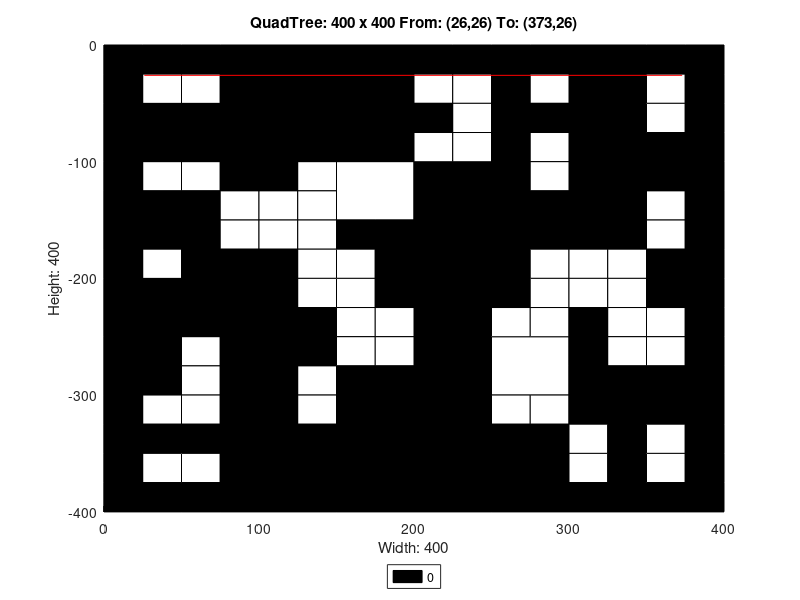

Here is the MATLAB script that generated this plot:
axis([0 400 -400 0]);
title('QuadTree: 400 x 400 From: (26,26) To: (373,26)');
xlabel('Width: 400');
ylabel('Height: 400');
rectangle('Position',[100 -100 100 100], 'FaceColor',[0 0 0]);
rectangle('Position',[0 -100 50 50], 'FaceColor',[0 0 0]);
rectangle('Position',[50 -100 50 50], 'FaceColor',[0 0 0]);
rectangle('Position',[150 -150 50 50], 'FaceColor',[1 1 1]);
rectangle('Position',[300 -50 50 50], 'FaceColor',[0 0 0]);
rectangle('Position',[300 -100 50 50], 'FaceColor',[0 0 0]);
rectangle('Position',[200 -150 50 50], 'FaceColor',[0 0 0]);
rectangle('Position',[200 -200 50 50], 'FaceColor',[0 0 0]);
rectangle('Position',[300 -150 50 50], 'FaceColor',[0 0 0]);
rectangle('Position',[0 -250 50 50], 'FaceColor',[0 0 0]);
rectangle('Position',[50 -250 50 50], 'FaceColor',[0 0 0]);
rectangle('Position',[0 -300 50 50], 'FaceColor',[0 0 0]);
rectangle('Position',[150 -350 50 50], 'FaceColor',[0 0 0]);
rectangle('Position',[100 -400 50 50], 'FaceColor',[0 0 0]);
rectangle('Position',[150 -400 50 50], 'FaceColor',[0 0 0]);
rectangle('Position',[200 -250 50 50], 'FaceColor',[0 0 0]);
rectangle('Position',[200 -300 50 50], 'FaceColor',[0 0 0]);
rectangle('Position',[250 -300 50 50], 'FaceColor',[1 1 1]);
rectangle('Position',[200 -350 50 50], 'FaceColor',[0 0 0]);
rectangle('Position',[200 -400 50 50], 'FaceColor',[0 0 0]);
rectangle('Position',[250 -400 50 50], 'FaceColor',[0 0 0]);
rectangle('Position',[0 -25 25 25], 'FaceColor',[0 0 0]);
rectangle('Position',[25 -25 25 25], 'FaceColor',[0 0 0]);
rectangle('Position',[0 -50 25 25], 'FaceColor',[0 0 0]);
rectangle('Position',[25 -50 25 25], 'FaceColor',[1 1 1]);
rectangle('Position',[50 -25 25 25], 'FaceColor',[0 0 0]);
rectangle('Position',[75 -25 25 25], 'FaceColor',[0 0 0]);
rectangle('Position',[50 -50 25 25], 'FaceColor',[1 1 1]);
rectangle('Position',[75 -50 25 25], 'FaceColor',[0 0 0]);
rectangle('Position',[0 -125 25 25], 'FaceColor',[0 0 0]);
rectangle('Position',[25 -125 25 25], 'FaceColor',[1 1 1]);
rectangle('Position',[0 -150 25 25], 'FaceColor',[0 0 0]);
rectangle('Position',[25 -150 25 25], 'FaceColor',[0 0 0]);
rectangle('Position',[50 -125 25 25], 'FaceColor',[1 1 1]);
rectangle('Position',[75 -125 25 25], 'FaceColor',[0 0 0]);
rectangle('Position',[50 -150 25 25], 'FaceColor',[0 0 0]);
rectangle('Position',[75 -150 25 25], 'FaceColor',[1 1 1]);
rectangle('Position',[0 -175 25 25], 'FaceColor',[0 0 0]);
rectangle('Position',[25 -175 25 25], 'FaceColor',[0 0 0]);
rectangle('Position',[0 -200 25 25], 'FaceColor',[0 0 0]);
rectangle('Position',[25 -200 25 25], 'FaceColor',[1 1 1]);
rectangle('Position',[50 -175 25 25], 'FaceColor',[0 0 0]);
rectangle('Position',[75 -175 25 25], 'FaceColor',[1 1 1]);
rectangle('Position',[50 -200 25 25], 'FaceColor',[0 0 0]);
rectangle('Position',[75 -200 25 25], 'FaceColor',[0 0 0]);
rectangle('Position',[100 -125 25 25], 'FaceColor',[0 0 0]);
rectangle('Position',[125 -125 25 25], 'FaceColor',[1 1 1]);
rectangle('Position',[100 -150 25 25], 'FaceColor',[1 1 1]);
rectangle('Position',[125 -150 25 25], 'FaceColor',[1 1 1]);
rectangle('Position',[100 -175 25 25], 'FaceColor',[1 1 1]);
rectangle('Position',[125 -175 25 25], 'FaceColor',[1 1 1]);
rectangle('Position',[100 -200 25 25], 'FaceColor',[0 0 0]);
rectangle('Position',[125 -200 25 25], 'FaceColor',[1 1 1]);
rectangle('Position',[150 -175 25 25], 'FaceColor',[0 0 0]);
rectangle('Position',[175 -175 25 25], 'FaceColor',[0 0 0]);
rectangle('Position',[150 -200 25 25], 'FaceColor',[1 1 1]);
rectangle('Position',[175 -200 25 25], 'FaceColor',[0 0 0]);
rectangle('Position',[200 -25 25 25], 'FaceColor',[0 0 0]);
rectangle('Position',[225 -25 25 25], 'FaceColor',[0 0 0]);
rectangle('Position',[200 -50 25 25], 'FaceColor',[1 1 1]);
rectangle('Position',[225 -50 25 25], 'FaceColor',[1 1 1]);
rectangle('Position',[250 -25 25 25], 'FaceColor',[0 0 0]);
rectangle('Position',[275 -25 25 25], 'FaceColor',[0 0 0]);
rectangle('Position',[250 -50 25 25], 'FaceColor',[0 0 0]);
rectangle('Position',[275 -50 25 25], 'FaceColor',[1 1 1]);
rectangle('Position',[200 -75 25 25], 'FaceColor',[0 0 0]);
rectangle('Position',[225 -75 25 25], 'FaceColor',[1 1 1]);
rectangle('Position',[200 -100 25 25], 'FaceColor',[1 1 1]);
rectangle('Position',[225 -100 25 25], 'FaceColor',[1 1 1]);
rectangle('Position',[250 -75 25 25], 'FaceColor',[0 0 0]);
rectangle('Position',[275 -75 25 25], 'FaceColor',[0 0 0]);
rectangle('Position',[250 -100 25 25], 'FaceColor',[0 0 0]);
rectangle('Position',[275 -100 25 25], 'FaceColor',[1 1 1]);
rectangle('Position',[350 -25 25 25], 'FaceColor',[0 0 0]);
rectangle('Position',[375 -25 25 25], 'FaceColor',[0 0 0]);
rectangle('Position',[350 -50 25 25], 'FaceColor',[1 1 1]);
rectangle('Position',[375 -50 25 25], 'FaceColor',[0 0 0]);
rectangle('Position',[350 -75 25 25], 'FaceColor',[1 1 1]);
rectangle('Position',[375 -75 25 25], 'FaceColor',[0 0 0]);
rectangle('Position',[350 -100 25 25], 'FaceColor',[0 0 0]);
rectangle('Position',[375 -100 25 25], 'FaceColor',[0 0 0]);
rectangle('Position',[250 -125 25 25], 'FaceColor',[0 0 0]);
rectangle('Position',[275 -125 25 25], 'FaceColor',[1 1 1]);
rectangle('Position',[250 -150 25 25], 'FaceColor',[0 0 0]);
rectangle('Position',[275 -150 25 25], 'FaceColor',[0 0 0]);
rectangle('Position',[250 -175 25 25], 'FaceColor',[0 0 0]);
rectangle('Position',[275 -175 25 25], 'FaceColor',[0 0 0]);
rectangle('Position',[250 -200 25 25], 'FaceColor',[0 0 0]);
rectangle('Position',[275 -200 25 25], 'FaceColor',[1 1 1]);
rectangle('Position',[350 -125 25 25], 'FaceColor',[0 0 0]);
rectangle('Position',[375 -125 25 25], 'FaceColor',[0 0 0]);
rectangle('Position',[350 -150 25 25], 'FaceColor',[1 1 1]);
rectangle('Position',[375 -150 25 25], 'FaceColor',[0 0 0]);
rectangle('Position',[300 -175 25 25], 'FaceColor',[0 0 0]);
rectangle('Position',[325 -175 25 25], 'FaceColor',[0 0 0]);
rectangle('Position',[300 -200 25 25], 'FaceColor',[1 1 1]);
rectangle('Position',[325 -200 25 25], 'FaceColor',[1 1 1]);
rectangle('Position',[350 -175 25 25], 'FaceColor',[1 1 1]);
rectangle('Position',[375 -175 25 25], 'FaceColor',[0 0 0]);
rectangle('Position',[350 -200 25 25], 'FaceColor',[0 0 0]);
rectangle('Position',[375 -200 25 25], 'FaceColor',[0 0 0]);
rectangle('Position',[50 -275 25 25], 'FaceColor',[1 1 1]);
rectangle('Position',[75 -275 25 25], 'FaceColor',[0 0 0]);
rectangle('Position',[50 -300 25 25], 'FaceColor',[1 1 1]);
rectangle('Position',[75 -300 25 25], 'FaceColor',[0 0 0]);
rectangle('Position',[100 -225 25 25], 'FaceColor',[0 0 0]);
rectangle('Position',[125 -225 25 25], 'FaceColor',[1 1 1]);
rectangle('Position',[100 -250 25 25], 'FaceColor',[0 0 0]);
rectangle('Position',[125 -250 25 25], 'FaceColor',[0 0 0]);
rectangle('Position',[150 -225 25 25], 'FaceColor',[1 1 1]);
rectangle('Position',[175 -225 25 25], 'FaceColor',[0 0 0]);
rectangle('Position',[150 -250 25 25], 'FaceColor',[1 1 1]);
rectangle('Position',[175 -250 25 25], 'FaceColor',[1 1 1]);
rectangle('Position',[100 -275 25 25], 'FaceColor',[0 0 0]);
rectangle('Position',[125 -275 25 25], 'FaceColor',[0 0 0]);
rectangle('Position',[100 -300 25 25], 'FaceColor',[0 0 0]);
rectangle('Position',[125 -300 25 25], 'FaceColor',[1 1 1]);
rectangle('Position',[150 -275 25 25], 'FaceColor',[1 1 1]);
rectangle('Position',[175 -275 25 25], 'FaceColor',[1 1 1]);
rectangle('Position',[150 -300 25 25], 'FaceColor',[0 0 0]);
rectangle('Position',[175 -300 25 25], 'FaceColor',[0 0 0]);
rectangle('Position',[0 -325 25 25], 'FaceColor',[0 0 0]);
rectangle('Position',[25 -325 25 25], 'FaceColor',[1 1 1]);
rectangle('Position',[0 -350 25 25], 'FaceColor',[0 0 0]);
rectangle('Position',[25 -350 25 25], 'FaceColor',[0 0 0]);
rectangle('Position',[50 -325 25 25], 'FaceColor',[1 1 1]);
rectangle('Position',[75 -325 25 25], 'FaceColor',[0 0 0]);
rectangle('Position',[50 -350 25 25], 'FaceColor',[0 0 0]);
rectangle('Position',[75 -350 25 25], 'FaceColor',[0 0 0]);
rectangle('Position',[0 -375 25 25], 'FaceColor',[0 0 0]);
rectangle('Position',[25 -375 25 25], 'FaceColor',[1 1 1]);
rectangle('Position',[0 -400 25 25], 'FaceColor',[0 0 0]);
rectangle('Position',[25 -400 25 25], 'FaceColor',[0 0 0]);
rectangle('Position',[50 -375 25 25], 'FaceColor',[1 1 1]);
rectangle('Position',[75 -375 25 25], 'FaceColor',[0 0 0]);
rectangle('Position',[50 -400 25 25], 'FaceColor',[0 0 0]);
rectangle('Position',[75 -400 25 25], 'FaceColor',[0 0 0]);
rectangle('Position',[100 -325 25 25], 'FaceColor',[0 0 0]);
rectangle('Position',[125 -325 25 25], 'FaceColor',[1 1 1]);
rectangle('Position',[100 -350 25 25], 'FaceColor',[0 0 0]);
rectangle('Position',[125 -350 25 25], 'FaceColor',[0 0 0]);
rectangle('Position',[250 -225 25 25], 'FaceColor',[0 0 0]);
rectangle('Position',[275 -225 25 25], 'FaceColor',[1 1 1]);
rectangle('Position',[250 -250 25 25], 'FaceColor',[1 1 1]);
rectangle('Position',[275 -250 25 25], 'FaceColor',[1 1 1]);
rectangle('Position',[300 -225 25 25], 'FaceColor',[1 1 1]);
rectangle('Position',[325 -225 25 25], 'FaceColor',[1 1 1]);
rectangle('Position',[300 -250 25 25], 'FaceColor',[0 0 0]);
rectangle('Position',[325 -250 25 25], 'FaceColor',[1 1 1]);
rectangle('Position',[350 -225 25 25], 'FaceColor',[0 0 0]);
rectangle('Position',[375 -225 25 25], 'FaceColor',[0 0 0]);
rectangle('Position',[350 -250 25 25], 'FaceColor',[1 1 1]);
rectangle('Position',[375 -250 25 25], 'FaceColor',[0 0 0]);
rectangle('Position',[300 -275 25 25], 'FaceColor',[0 0 0]);
rectangle('Position',[325 -275 25 25], 'FaceColor',[1 1 1]);
rectangle('Position',[300 -300 25 25], 'FaceColor',[0 0 0]);
rectangle('Position',[325 -300 25 25], 'FaceColor',[0 0 0]);
rectangle('Position',[350 -275 25 25], 'FaceColor',[1 1 1]);
rectangle('Position',[375 -275 25 25], 'FaceColor',[0 0 0]);
rectangle('Position',[350 -300 25 25], 'FaceColor',[0 0 0]);
rectangle('Position',[375 -300 25 25], 'FaceColor',[0 0 0]);
rectangle('Position',[250 -325 25 25], 'FaceColor',[1 1 1]);
rectangle('Position',[275 -325 25 25], 'FaceColor',[1 1 1]);
rectangle('Position',[250 -350 25 25], 'FaceColor',[0 0 0]);
rectangle('Position',[275 -350 25 25], 'FaceColor',[0 0 0]);
rectangle('Position',[300 -325 25 25], 'FaceColor',[0 0 0]);
rectangle('Position',[325 -325 25 25], 'FaceColor',[0 0 0]);
rectangle('Position',[300 -350 25 25], 'FaceColor',[1 1 1]);
rectangle('Position',[325 -350 25 25], 'FaceColor',[0 0 0]);
rectangle('Position',[350 -325 25 25], 'FaceColor',[0 0 0]);
rectangle('Position',[375 -325 25 25], 'FaceColor',[0 0 0]);
rectangle('Position',[350 -350 25 25], 'FaceColor',[1 1 1]);
rectangle('Position',[375 -350 25 25], 'FaceColor',[0 0 0]);
rectangle('Position',[300 -375 25 25], 'FaceColor',[1 1 1]);
rectangle('Position',[325 -375 25 25], 'FaceColor',[0 0 0]);
rectangle('Position',[300 -400 25 25], 'FaceColor',[0 0 0]);
rectangle('Position',[325 -400 25 25], 'FaceColor',[0 0 0]);
rectangle('Position',[350 -375 25 25], 'FaceColor',[1 1 1]);
rectangle('Position',[375 -375 25 25], 'FaceColor',[0 0 0]);
rectangle('Position',[350 -400 25 25], 'FaceColor',[0 0 0]);
rectangle('Position',[375 -400 25 25], 'FaceColor',[0 0 0]);
X=[373,26];
Y=[-26,-26];
hold on;
plot(X,Y,'r');
legend('0','Location','southoutside');
